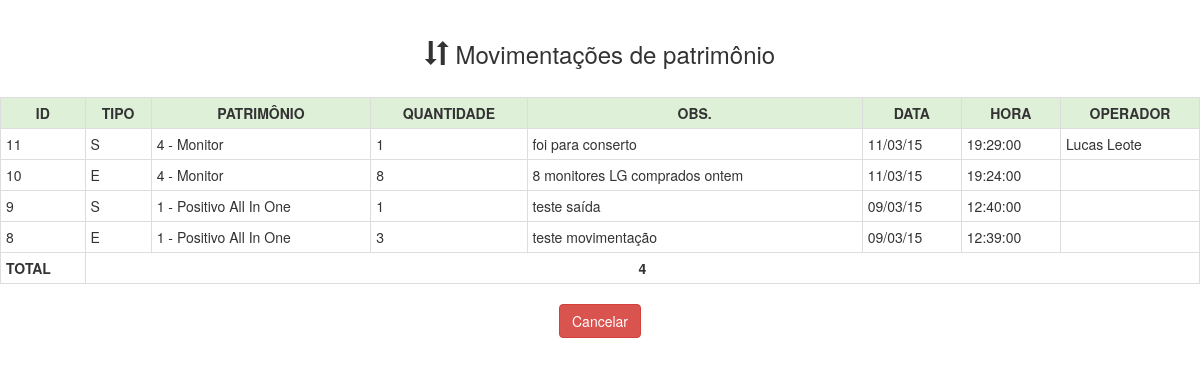
Screenshot of /patrimonio/lista_movimentacoes.php with the database file from the repository.
### tables this page shows
CREATE TABLE IF NOT EXISTS `movimentacoes` (
  `id` int(5) NOT NULL AUTO_INCREMENT,
  `tipo` varchar(15) DEFAULT NULL,
  `id_patrimonio` int(5) DEFAULT NULL,
  `quantidade` int(5) DEFAULT NULL,
  `obs` varchar(200) DEFAULT NULL,
  `data` date DEFAULT NULL,
  `hora` time DEFAULT NULL,
  `operador` varchar(50) DEFAULT NULL,
  PRIMARY KEY (`id`),
  KEY `id_patrimonio` (`id_patrimonio`)
);

CREATE TABLE IF NOT EXISTS `patrimonios` (
  `id` int(5) NOT NULL AUTO_INCREMENT,
  `nome` varchar(30) DEFAULT NULL,
  `id_tipo` int(5) DEFAULT NULL,
  `obs` varchar(200) DEFAULT NULL,
  `data` date DEFAULT NULL,
  `hora` time DEFAULT NULL,
  PRIMARY KEY (`id`),
  KEY `id_tipo` (`id_tipo`)
);

### patrimonio/lista_movimentacoes.php (called while the page is built, shortened)
<?php
	require "../class_patrimonio.php";
	$movimentacoes=new Patrimonio();
	$movimentacoes->listaMovimentacoes();
?>

### class_patrimonio.php (the view, shortened to what this page needs)
<!DOCTYPE HTML>
<head>
    <link href="../css/bootstrap.min.css" rel="stylesheet">
    <link href="../css/estilo.css" rel="stylesheet">
</head>
<?php
	Class Patrimonio
	{
		function listaMovimentacoes()
		{
			echo "<br><center><h3><span class='glyphicon glyphicon-sort' aria-hidden='true'></span> Movimentações de patrimônio</h3></center><br>";
			echo '<table class="table table-hover table-bordered table-condensed"" align="center">';
			echo '<tr class="success">';
			echo '<td align="center"><b>ID</b></td>';
			echo '<td align="center"><b>TIPO</b></td>';
			echo '<td align="center"><b>PATRIMÔNIO</b></td>';
			echo '<td align="center"><b>QUANTIDADE</b></td>';
			echo '<td align="center"><b>OBS.</b></td>';
			echo '<td align="center"><b>DATA</b></td>';
			echo '<td align="center"><b>HORA</b></td>';
			echo '<td align="center"><b>OPERADOR</b></td>';
			echo '</tr>';
			$select = 'SELECT movimentacoes.id, movimentacoes.tipo, movimentacoes.id_patrimonio, patrimonios.nome, movimentacoes.quantidade, movimentacoes.obs, movimentacoes.operador, DATE_FORMAT(movimentacoes.data,"%d/%m/%y") AS data, movimentacoes.hora FROM movimentacoes,patrimonios WHERE movimentacoes.id_patrimonio=patrimonios.id ORDER BY movimentacoes.data DESC, movimentacoes.hora DESC';
			$retorno = mysql_query($select) or die (mysql_error());
			$i=0;
			while ($result = mysql_fetch_assoc($retorno))
			{
				if ($result['tipo']=='entrada') $result['tipo']='E';
				if ($result['tipo']=='saida') $result['tipo']='S';
				$i=$i+1;
				echo "<tr>";
				echo "<td>".$result['id']."</td>";
				echo "<td>".$result['tipo']."</td>";
				echo "<td>".$result['id_patrimonio']." - ".$result['nome']."</td>";
				echo "<td>".$result['quantidade']."</td>";
				echo "<td>".$result['obs']."</td>";
				echo "<td>".$result['data']."</td>";
				echo "<td>".$result['hora']."</td>";
				echo "<td>".$result['operador']."</td>";
			}
			echo '<tr>';
			echo '<td><b>TOTAL</b></td>';
			echo '<td colspan="7" align="center"><b>'.$i.'</b></td>';
			echo '</tr>';
			echo "</table>";
			echo "<center><a href='../inicio.php'><button type='button' class='btn btn-danger'>Cancelar</button></a></center>";
		}
	}
?>

### rows the page displays
movimentacoes: id "11", tipo "S", id_patrimonio "4", id_patrimonio.nome "Monitor", quantidade "1", obs "foi para conserto", data "11/03/15", hora "19:29:00", operador "Lucas Leote"
movimentacoes: id "10", tipo "E", id_patrimonio "4", id_patrimonio.nome "Monitor", quantidade "8", obs "8 monitores LG comprados ontem", data "11/03/15", hora "19:24:00"
movimentacoes: id "9", tipo "S", id_patrimonio "1", id_patrimonio.nome "Positivo All In One", quantidade "1", obs "teste saída", data "09/03/15", hora "12:40:00"
movimentacoes: id "8", tipo "E", id_patrimonio "1", id_patrimonio.nome "Positivo All In One", quantidade "3", obs "teste movimentação", data "09/03/15", hora "12:39:00"

### other values shown
$i "4"
